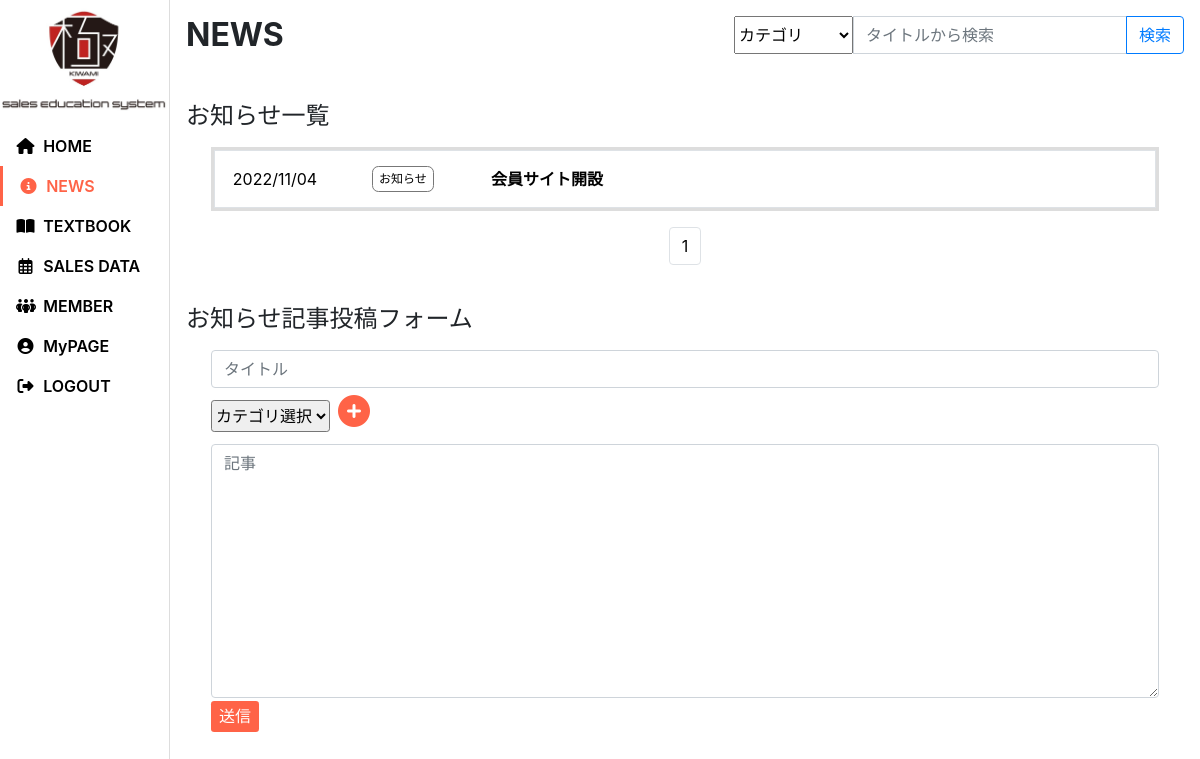
Page /news/ (signed in) on the earlier database version.
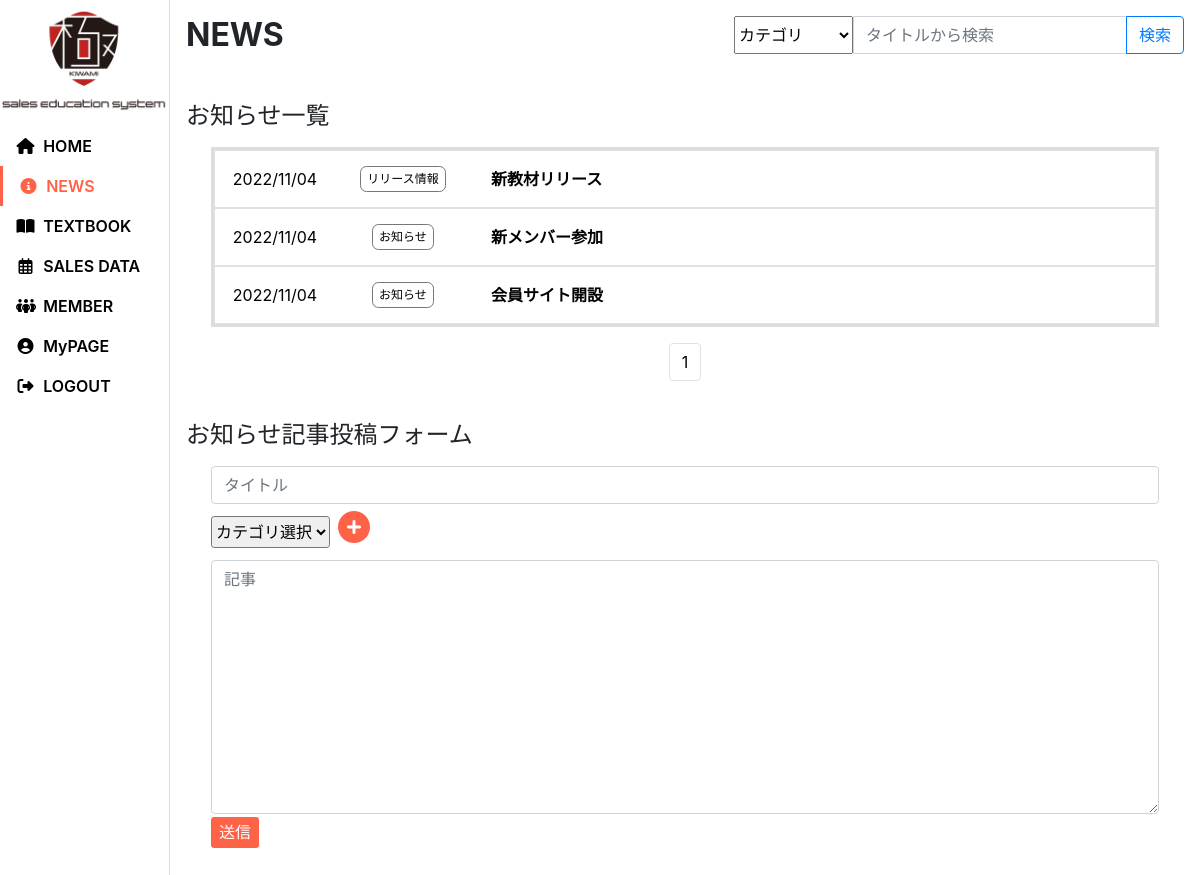
Same page on the later database version.
### news/models.py (models this page shows, shortened)
class News(models.Model):
    dt          = models.DateTimeField(verbose_name="投稿日時", default=timezone.now)
    user        = models.ForeignKey(settings.AUTH_USER_MODEL, verbose_name="投稿者", on_delete=models.SET_NULL, null=True, blank=True)
    title       = models.CharField(verbose_name="タイトル", max_length=100)
    content     = models.CharField(verbose_name="内容", max_length=2000)
    category    = models.ForeignKey(Category, verbose_name="ニュースカテゴリ", on_delete=models.SET_NULL, null=True)

class Category(models.Model):
    name    = models.CharField(verbose_name="カテゴリ名", max_length=10, unique=True)
    def str_id(self):
        return str(self.id)

### news/views.py (the view, shortened to what this page needs)
class IndexView(LoginRequiredMixin,View):
    def get(self, request, *args, **kwargs):
        context = {}
        query   = Q()
        if "search" in request.GET:
            search      = request.GET["search"]
            raw_words   = search.replace("　"," ").split(" ")
            words       = [ w for w in raw_words if w != ""]
            for w in words:
                query &= Q(title__contains=w)
        form    = CategorySearchForm(request.GET)
        if form.is_valid():
            cleaned = form.clean()
            query   &= Q(category=cleaned["category"].id)
        newses      = News.objects.filter(query).order_by("-dt")
        paginator   = Paginator(newses, 10)
        if "page" in request.GET:
            context["newses"]   = paginator.get_page(request.GET["page"])
        else:
            context["newses"]   = paginator.get_page(1)
        context["categories"]   = Category.objects.all()
        return render(request, "news/index.html", context)

### templates/news/index.html (shortened to what this page needs)
{% extends "oneall/base.html" %}
{% load static %}
{% load param_change %}
{% block extra_head %}
<link rel="stylesheet" href="{% static 'news/css/index.css' %}">
<link rel="stylesheet" href="{% static 'news/css/news_form.css' %}">
<link rel="stylesheet" href="{% static 'oneall/css/modal_diagram.css' %}">
{% endblock %}
{% block main %}
<div class="d-flex justify-content-between flex-wrap">
    <div>
        <h1>NEWS</h1>
    </div>
    <div>
        <div class="news_search">
            <form action="" id="news_search_form" class="input-group">
                <select name="category" class="not_basecss">
                    <option value="">カテゴリ</option>
                </select>
                <input class="form-control" type="text" name="search" placeholder="タイトルから検索" value="{{ request.GET.search }}">
                <div class="input-group-append">
                    <button id="search" class="form-control btn btn-outline-primary">検索</button>
                </div>
            </form>
        </div>
    </div>
</div>
<section>
    <h2>お知らせ一覧</h2>
    <div class="news_list">
        {% for news in newses %}
        <a class="news_list_content border d-flex flex-wrap align-items-center" href="{% url 'news:detail' news.id %}">
            <div class="news_dt">{{ news.dt|date:'Y/m/d' }}</div>
            <div class="news_category"><label class="news_category_label">{{ news.category.name|default:'未分類' }}</label></div>
            <div class="news_title">{{ news.title }}</div>
        </a>
        {% endfor %}
    </div>
    <ul class="pagination justify-content-center" style="margin-top: 1rem;">
        <li class="page-item"><span class="page-link page-no-link">{{ newses.number }}</span></li>
    </ul>
</section>
{% if request.user.is_teacher %}
{% include 'news/news_form.html' %}
{% endif %}
{% endblock %}

Differences in the rows shown:
added News: dt "2022/11/04", category.name "リリース情報", title "新教材リリース"
added News: dt "2022/11/04", category.name "お知らせ", title "新メンバー参加"
